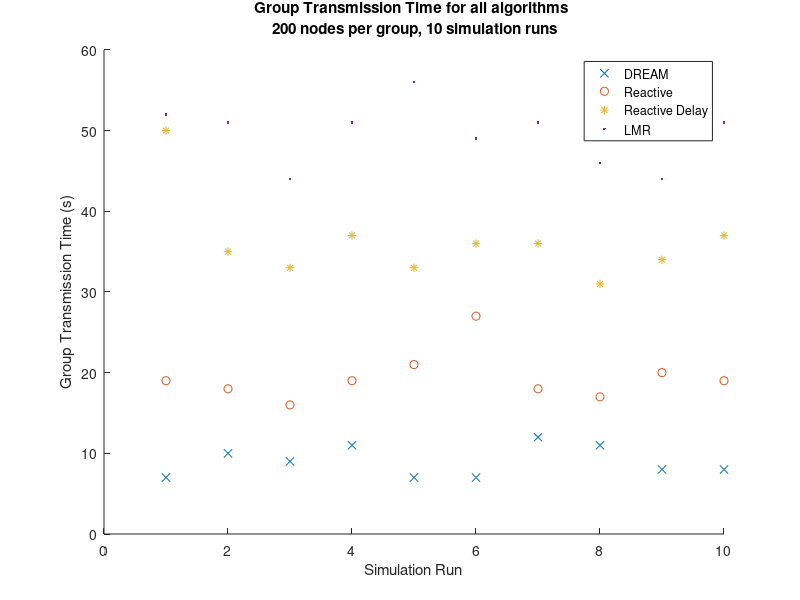
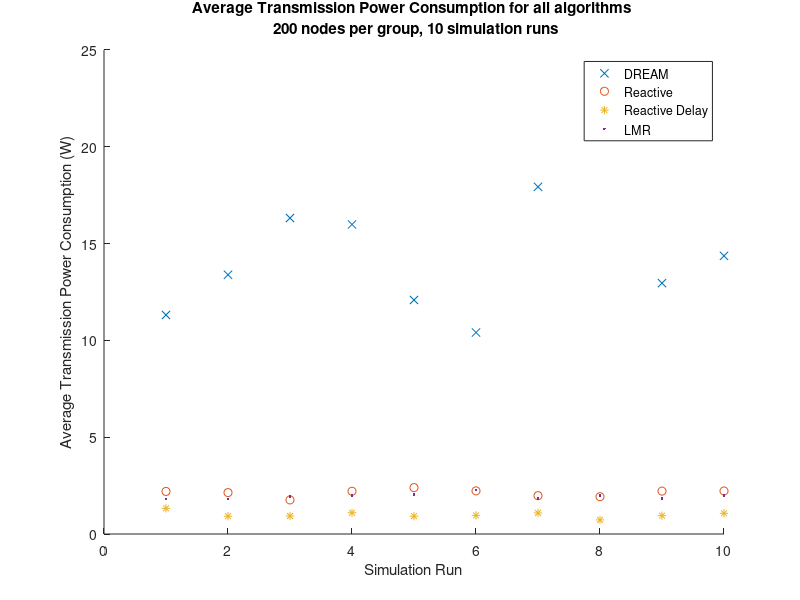
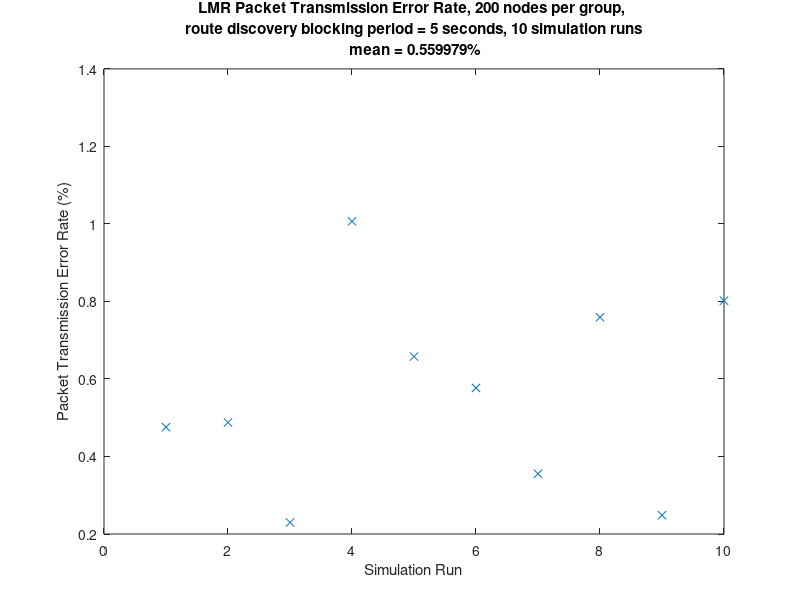

MATLAB code for these plots, in order:
clear
close all

% 200 nodes per group results

n = 200;
plot_figs = true;

active={};
reactive={};
reactive_delay={};
lmr={};

active{1} = [ % Active GTT
    7
    10
    9
    11
    7
    7
    12
    11
    8
    8
    ];

active{2} = mean(active{1}); % Mean GTT
active{3} = median(active{1}); % Median GTT
active{4} = range(active{1}); % Range of GTT values

active{5} = [ % Average Transmission Power Consumption (ATPC)
    1.131112e+01
    1.338700e+01
    1.631650e+01
    1.598575e+01
    1.208575e+01
    1.040575e+01
    1.792800e+01
    2.176012e+01
    1.295475e+01
    1.436400e+01
    ];

active{6} = mean(active{5}); % Mean ATPC
active{7} = median(active{5}); % Median ATPC
active{8} = range(active{5}); % Range

active{9} = [ % Simulation times
    435.891095
    442.106141
    435.982154
    441.882721
    439.100245
    435.052204
    444.374777
    449.010474
    455.125519
    450.055414
    ];

active{10} = mean(active{9}); % Mean simulation time

reactive{1} = [ % Reactive GTT
    19
    18
    16
    19
    21
    27
    18
    17
    20
    19
    ];

reactive{2} = mean(reactive{1});
reactive{3} = median(reactive{1}); 
reactive{4} = range(reactive{1});

reactive{5} = [ % Average Transmission Power Consumption (ATPC)
    2.198000
    2.138000
    1.761000
    2.206000
    2.396000
    2.227000
    1.979000
    1.927000
    2.215000
    2.221000
    ];

reactive{6} = mean(reactive{5}); % Mean ATPC
reactive{7} = median(reactive{5}); % Median ATPC
reactive{8} = range(reactive{5}); % Range

reactive{9} = [ % Simulation times
    8.909492
    9.266865
    8.115588
    8.825730
    9.152797
    9.057849
    8.394449
    8.378780
    8.868725
    8.785858
    ];

reactive{10} = mean(reactive{9}); % Mean simulation time

reactive_delay{1} = [ % Reactive_delay GTT
    50
    35
    33
    37
    33
    36
    36
    31
    34
    37
    ];

reactive_delay{2} = mean(reactive_delay{1});
reactive_delay{3} = median(reactive_delay{1});
reactive_delay{4} = range(reactive_delay{1});

reactive_delay{5} = [ % Average Transmission Power Consumption (ATPC)
    1.325000
    9.190000e-01
    9.290000e-01
    1.095000
    9.180000e-01
    9.610000e-01
    1.087000
    7.270000e-01
    9.470000e-01
    1.069000
    ];

reactive_delay{6} = mean(reactive_delay{5}); % Mean ATPC
reactive_delay{7} = median(reactive_delay{5}); % Median ATPC
reactive_delay{8} = range(reactive_delay{5}); % Range

reactive_delay{9} = [ % Simulation times
    7.585059
    6.654017
    6.632387
    7.174379
    6.714538
    6.788273
    7.075699
    6.440579
    6.838890
    7.010209
    ];

reactive_delay{10} = mean(reactive_delay{9}); % Mean simulation time

lmr{1} = [ % LMR GTT
    52
    51
    44
    51
    56
    49
    51
    46
    44
    51
    ];

lmr{2} = mean(lmr{1}); % Mean GTT
lmr{3} = median(lmr{1}); % Median GTT
lmr{4} = range(lmr{1}); % Range

lmr{5} = [ % Average Transmission Power Consumption (ATPC)
    1.794250
    1.822750
    1.936500
    1.993500
    2.050000
    2.260500
    1.830000
    1.995000
    1.839000
    1.993500
    ];

lmr{6} = mean(lmr{5}); % Mean ATPC
lmr{7} = median(lmr{5}); % Median ATPC
lmr{8} = range(lmr{5}); % Range

lmr{9} = [ % Simulation times
    9.706510
    9.706466
    9.922458
    10.084820
    10.508358
    10.846792
    9.870624
    10.145962
    9.666161
    10.094322
    ];

lmr{10} = mean(lmr{9}); % Mean simulation time

lmr{11} = [ % Packet Transmission Error Rate (PTER)
    4.756243e-01
    4.878049e-01
    2.298851e-01
    1.006711
    6.578947e-01
    5.769231e-01
    3.554502e-01
    7.592191e-01
    2.484472e-01
    8.018328e-01
    ];

lmr{12} = mean(lmr{11}); % Mean PTER
lmr{13} = median(lmr{11}); % Median PTER
lmr{14} = range(lmr{11}); % Range

if plot_figs
    
    figure(1)
    hold on
    plot(active{1},'x')
    plot(reactive{1},'o')
    plot(reactive_delay{1},'*')
    plot(lmr{1},'.')
    hold off
    xlabel('Simulation Run')
    ylabel('Group Transmission Time (s)')
    legend('DREAM', 'Reactive', 'Reactive Delay', 'LMR', 'Location', 'best')
    str = sprintf('Group Transmission Time for all algorithms \n %d nodes per group, 10 simulation runs',n);
    title(str);
    
    figure(2)
    hold on
    plot(active{5},'x')
    plot(reactive{5},'o')
    plot(reactive_delay{5},'*')
    plot(lmr{5},'.')
    hold off
    xlabel('Simulation Run')
    ylabel('Average Transmission Power Consumption (W)')
    legend('DREAM', 'Reactive', 'Reactive Delay', 'LMR', 'Location', 'best')
    str = sprintf('Average Transmission Power Consumption for all algorithms \n %d nodes per group, 10 simulation runs',n);
    title(str);
    
    figure(3)
    plot(lmr{11},'x')
    xlabel('Simulation Run')
    ylabel('Packet Transmission Error Rate (%)')
    str = sprintf('LMR Packet Transmission Error Rate, %d nodes per group, \n route discovery blocking period = 5 seconds, 10 simulation runs \n mean = %f%%',n,lmr{12});
    title(str);
end
